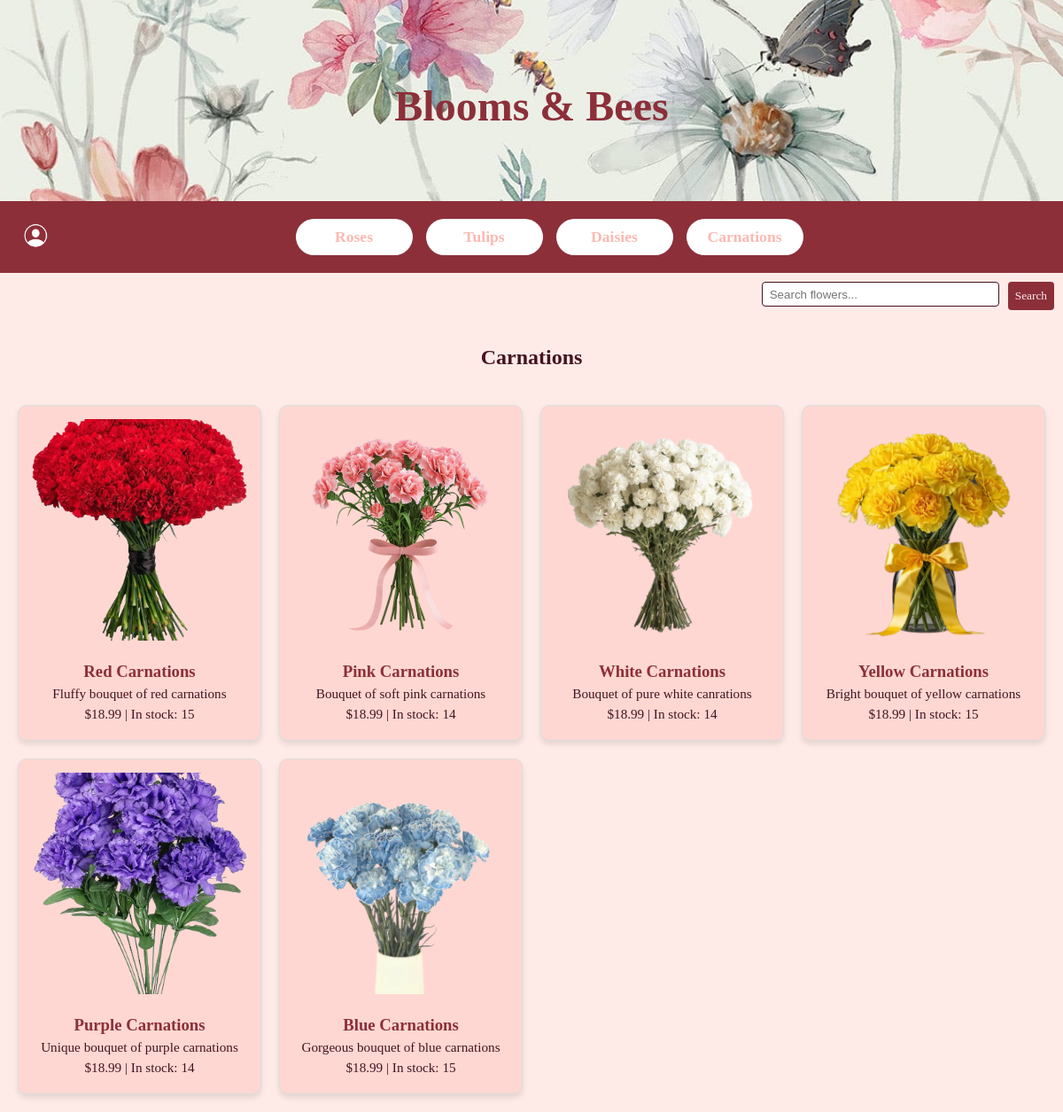
The app's page /category/Carnations with its own data.
### tables this page shows
CREATE TABLE products (
    id          INTEGER PRIMARY KEY AUTOINCREMENT,
    name        varchar(50) not null,
    description varchar(128),
    category    varchar(32),
    price       decimal(10,2) not null,
    quantity    int(9) not null,
    image_url   varchar(128)
);

### main.py (the view)
@app.route('/category/<category>')
def category(category):
  connection = sqlite3.connect('store.db')
  cursor = connection.cursor()
  products = connection.execute('SELECT * FROM products WHERE category = ?', (category,)).fetchall()
  categories = connection.execute('SELECT DISTINCT category FROM products').fetchall()
  connection.close()
  return render_template('category.html', products=products, category=category, categories=categories)

### templates/category.html (shortened to what this page needs)
<!DOCTYPE html>
<html lang="en">
<head>
    <link rel="stylesheet" href="{{ url_for('static', filename='main.css') }}">
</head>
<body>
    <div class="header">
        <h1>Blooms & Bees</h1>
    </div>
    <div class="category-banner">
        <div class="user-menu">
            <div class="user-icon">
                <img src="{{ url_for('static', filename='images/user.png') }}" alt="User" />
            </div>
        </div>
        <div class="category-links">
            {% for cat in categories %}
                <a href="/category/{{ cat[0] }}">{{ cat[0] }}</a>
            {% endfor %}
        </div>
    </div>
    <div class="search-bar">
        <form action="/search" method="get" class="search-form">
            <input type="text" name="q" placeholder="Search flowers..." required>
            <input type="submit" value="Search">
        </form>
    </div>
    <h2 style="text-align:center; margin-top: 30px;">{{ category }}</h2>
    <div class="product-grid">
        {% for product in products %}
            <div class="product">
                <img src="{{ url_for('static', filename=product[6]) }}" alt="product_image">
                <h3>{{ product[1] }}</h3>
                <p>{{ product[2] }}</p>
                <p>${{ product[4] }} | In stock: {{ product[5] }}</p>
            </div>
        {% endfor %}
    </div>
</body>
</html>

### static/main.css (style rules this page uses)
body { font-family: Cambria, Cochin, Georgia, Times, 'Times New Roman', serif; margin: 0; background-color: #feebe8; color: #461220; padding: 0; }
.header { background-image: url('../static/images/flower_background.jpg'); background-size: cover; background-position: center; padding: 60px 20px; text-align: center; color: white; }
.header h1 { font-family: 'FlowerDisplay', cursive; font-size: 3em; color: #8c2f39; text-align: center; margin-bottom: 20px; }
.category-banner { background-color:#8c2f39; padding: 10px 20px; display: flex; justify-content: space-between; flex-wrap: wrap; align-items: center; }
.category-links { display: flex; flex-wrap: wrap; justify-content: center; align-items: center; gap: 15px; flex: 1 1 auto; padding: 10px 0; }
.category-links a { padding: 10px 16px; border-radius: 25px; background-color: white; color: #fcb9b2; text-decoration: none; font-weight: bold; font-size: 1.1em; white-space: nowrap; transition: background-color 0.3s; min-width: 100px; text-align: center; display: inline-block; }
.user-menu { position: relative; margin-left: inline-block; }
.user-icon img { width: 40px; height: 40px; border-radius: 50%; object-fit: cover; cursor: pointer; }
.search-bar { display: flex; justify-content: flex-end; padding: 10px 10px; background-color: #feebe8; }
.search-form { display: flex; gap: 10px; }
.search-bar input[type="submit"] { padding: 8px 8px; border: none; background-color: #8c2f39; font-family:'Times New Roman', Times, serif; color: rgb(251, 236, 236); border-radius: 4px; cursor: pointer; }
.search-form input[type="text"] { padding: 8px; width: 250px; height: 10px; border: 1px solid #461220; border-radius: 4px; }
.product-grid { display: grid; grid-template-columns: repeat(auto-fit, minmax(250px, 1fr)); gap: 20px; padding: 20px; }
.product { background-color: #ffd7d2; border: 1px solid #ddd; border-radius: 10px; padding: 15px; text-align: center; box-shadow: 0 4px 6px rgba(0,0,0,0.1); }
.product img { width: 100%; height: 250px; object-fit: cover; border-radius: 8px; margin-bottom: 10px; }
.product h3 { color: #8c2f39; margin: 10px 0 5px; }
.product p { margin: 5px 0; font-size: 0.95em; }

### records on screen
products: image_url (picture), name "Red Carnations", description "Fluffy bouquet of red carnations", price "18.99", quantity "15"
products: image_url (picture), name "Pink Carnations", description "Bouquet of soft pink carnations", price "18.99", quantity "14"
products: image_url (picture), name "White Carnations", description "Bouquet of pure white canrations", price "18.99", quantity "14"
products: image_url (picture), name "Yellow Carnations", description "Bright bouquet of yellow carnations", price "18.99", quantity "15"
products: image_url (picture), name "Purple Carnations", description "Unique bouquet of purple carnations", price "18.99", quantity "14"
products: image_url (picture), name "Blue Carnations", description "Gorgeous bouquet of blue carnations", price "18.99", quantity "15"

### other values on screen
{{ cat[0] }} "Roses" "Tulips" "Daisies" "Carnations"
{{ category }} "Carnations"
